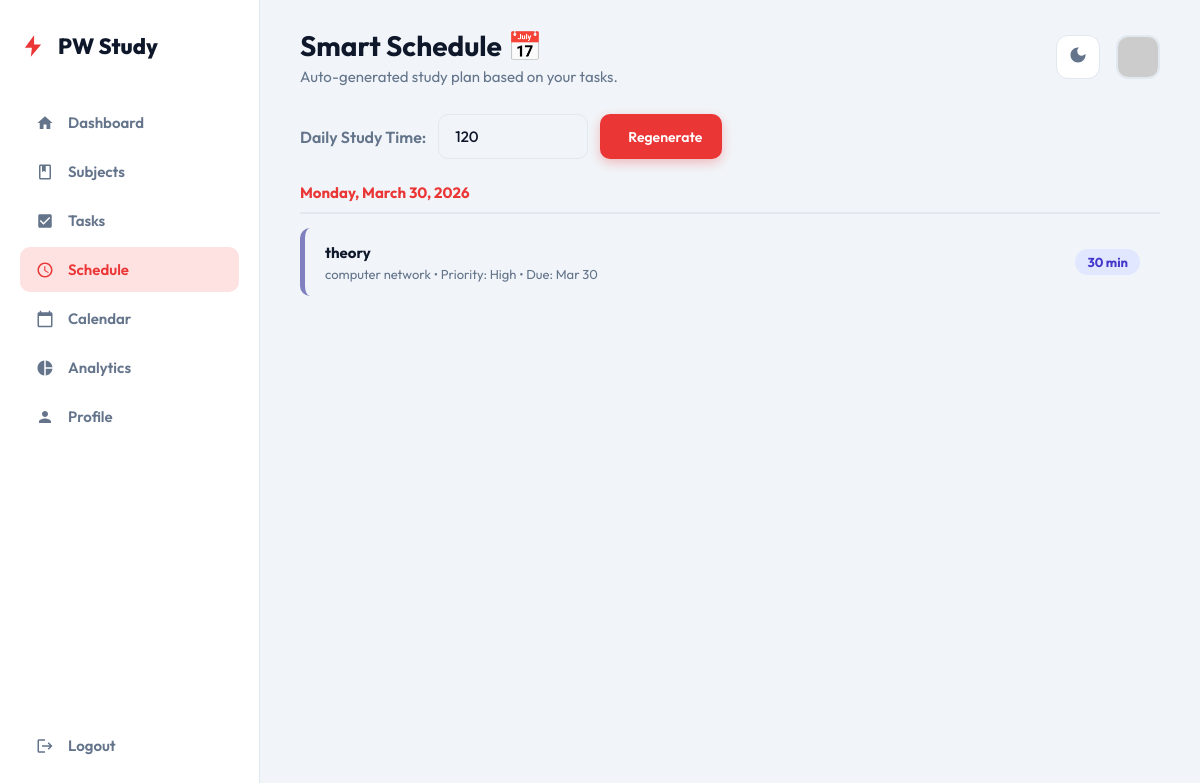
The page /schedule/ (signed in) on the database as committed earlier.
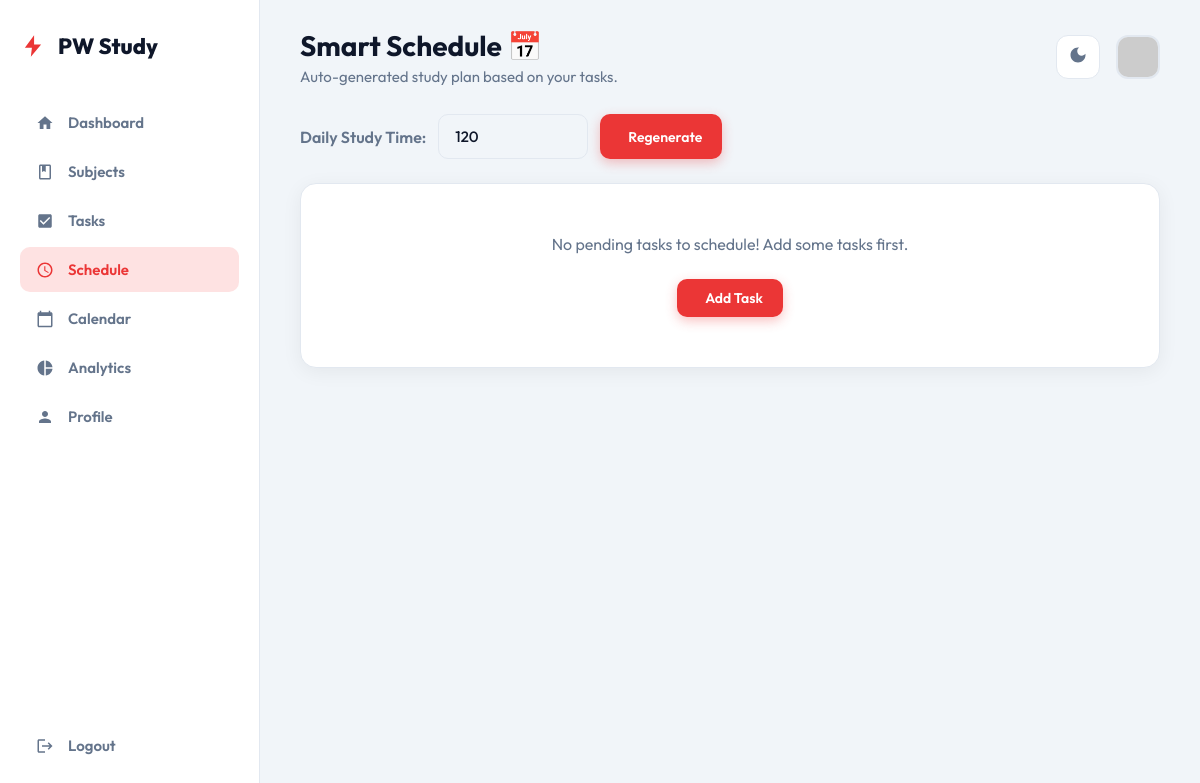
The same page on the database as committed later.
### planner/models.py (models this page shows, shortened)
class Task(models.Model):
    STATUS_CHOICES = [
        ('Pending', 'Pending'),
        ('Completed', 'Completed'),
    ]
    user = models.ForeignKey(User, on_delete=models.CASCADE, related_name='user_tasks')
    subject = models.ForeignKey(Subject, on_delete=models.CASCADE, related_name='tasks')
    title = models.CharField(max_length=200)
    description = models.TextField(blank=True, null=True)
    deadline = models.DateTimeField()
    status = models.CharField(max_length=20, choices=STATUS_CHOICES, default='Pending')
    estimated_time = models.IntegerField(default=30, help_text='Estimated time in minutes')
    created_at = models.DateTimeField(auto_now_add=True)

class Subject(models.Model):
    PRIORITY_CHOICES = [
        ('High', 'High'),
        ('Medium', 'Medium'),
        ('Low', 'Low'),
    ]
    user = models.ForeignKey(User, on_delete=models.CASCADE, related_name='subjects')
    name = models.CharField(max_length=100)
    priority = models.CharField(max_length=10, choices=PRIORITY_CHOICES, default='Medium')
    color = models.CharField(max_length=7, default='#3b82f6')  # hex color
    created_at = models.DateTimeField(auto_now_add=True)

### planner/views.py (the view, shortened to what this page needs)
# urls.py: path('schedule/', views.schedule, name='schedule'),
@login_required
def schedule(request):
    try:
        daily_minutes = max(30, int(request.GET.get('minutes', 120)))
    except ValueError:
        daily_minutes = 120
    pending_tasks = Task.objects.filter(user=request.user, status='Pending').annotate(
        priority_weight=Case(
            When(subject__priority='High', then=Value(1)),
            When(subject__priority='Medium', then=Value(2)),
            When(subject__priority='Low', then=Value(3)),
            default=Value(4),
            output_field=IntegerField(),
        )
    ).order_by('deadline', 'priority_weight')
    schedule_plan = []
    current_day = timezone.localtime().date()
    current_day_minutes = 0
    day_tasks = []
    for task in pending_tasks:
        remaining = task.estimated_time
        while remaining > 0:
            available = daily_minutes - current_day_minutes
            chunk = min(remaining, available)
            day_tasks.append({'task': task, 'allocated': chunk})
            current_day_minutes += chunk
            remaining -= chunk
    if day_tasks:
        schedule_plan.append({'date': current_day, 'tasks': day_tasks})
    return render(request, 'planner/schedule.html', {
        'schedule_plan': schedule_plan,
        'daily_minutes': daily_minutes,
    })

### templates/planner/schedule.html (shortened to what this page needs)
{% extends 'planner/base.html' %}
{% block header_title %}Smart Schedule 📅{% endblock %}
{% block header_subtitle %}Auto-generated study plan based on your tasks.{% endblock %}
{% block content %}
<form method="get" class="filter-bar" style="margin-bottom:24px;">
    <label style="font-weight:600; color:var(--text-muted); align-self:center; white-space:nowrap;">
        Daily Study Time:
    </label>
    <input type="number" name="minutes" value="{{ daily_minutes }}" min="30" max="720"
           class="form-control" style="max-width:110px;">
    <button type="submit" class="btn btn-primary">
         Regenerate
    </button>
</form>
{% if schedule_plan %}
    {% for day in schedule_plan %}
    <div class="day-block">
        <h4>{{ day.date|date:"l, F j, Y" }}</h4>
        {% for slot in day.tasks %}
        <div class="slot-item" style="border-left-color: {{ slot.task.subject.color }};">
            <div>
                <strong style="font-size:15px;">{{ slot.task.title }}</strong>
                <p style="font-size:13px; color:var(--text-muted); margin-top:4px;">
                    {{ slot.task.subject.name }} &bull; Priority: {{ slot.task.subject.priority }} &bull; Due: {{ slot.task.deadline|date:"M d" }}
                </p>
            </div>
            <span class="slot-chip">{{ slot.allocated }} min</span>
        </div>
        {% endfor %}
    </div>
    {% endfor %}
{% else %}
<div class="empty-state card">
    <p>No pending tasks to schedule! Add some tasks first.</p>
    <a href="{% url 'planner:add_task' %}" class="btn btn-primary">
         Add Task
    </a>
</div>
{% endif %}
{% endblock %}

Rows that differ between the two databases and show on the page:
no longer on this page (row edited): Task: task "theory", task.subject.name "computer network", task.subject.priority "High", task.deadline "Mar 30", allocated "30"
Other text that changed with them:
text now shown: "No pending tasks to schedule! Add some tasks first. Add Task"
list line gone: "Monday, March 30, 2026"
